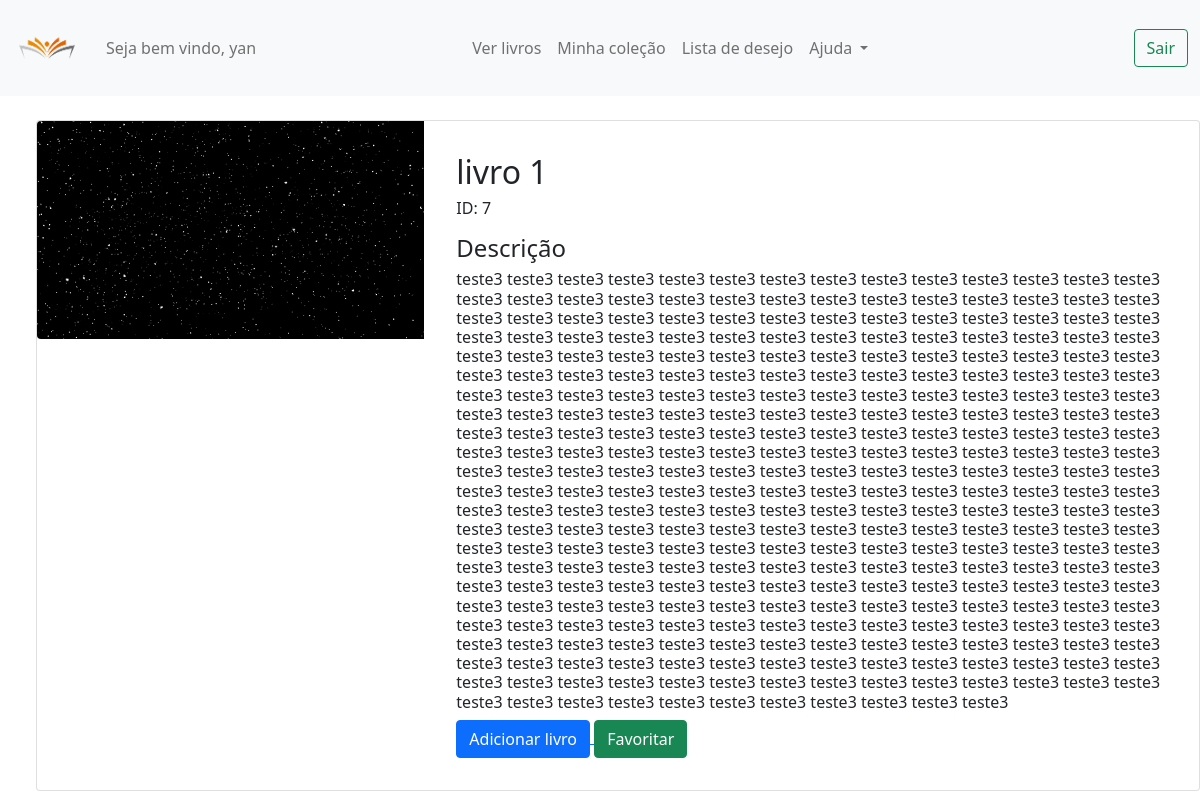
The app's page /7 (signed in) with its own data.
### paginas/models.py (models this page shows, shortened)
class Livros(models.Model):
    nome = models.CharField(max_length=80)
    editora = models.CharField(max_length=80)
    descricao = models.TextField(blank=True)
    ano_Lancamento = models.DateTimeField(default=timezone.now)
    categoria = models.ForeignKey(Categoria, on_delete=models.DO_NOTHING)
    mostrar = models.BooleanField(default=True)
    foto = models.ImageField(blank=True, upload_to='fotos/%y/%m/')

### paginas/views.py (the view)
# urls.py: path('<int:livros_id>',views.abre_livro, name='abre_livro'),
@login_required(redirect_field_name='login')
def abre_livro(request, livros_id):
    livro = get_object_or_404(Livros, id=livros_id)
    return render(request, 'paginas/abre_livro.html', {
        'livro': livro
    })

### paginas/templates/paginas/abre_livro.html
{%extends 'base.html'%}
{% load static %}
{%block conteudo%}
<div style="position:absolute ;padding-top: 2%; left: 3%">
    <div class="card mb-3">
        <div class="row g-0">
            {% if livro.foto %}
            <div class="col-md-4">
                <img src="{{ livro.foto.url }}" class="img-fluid rounded-start" alt="...">
            </div>
            {% endif %}
            <div class="col-md-8">
                <div class="card-body">
                    <div class="card-body">
                        <h2>{{ livro.nome }}</h2>
                        <h6>ID: {{ livro.id }}</h6>
                        <h4 style="padding-top: 1%">Descrição</h4>
                        <h6>{{ livro.descricao }}</h6>
                        <a href="#">
                            <button type="button" class="btn btn-primary">Adicionar livro</button>
                        </a>
                        <a href="#">
                            <button type="button" class="btn btn-success">Favoritar</button>
                        </a>
                    </div>
                </div>
            </div>
        </div>
    </div>
</div>
{%endblock%}

### templates/base.html (shortened to what this page needs)
{% load static %}
<!DOCTYPE html>
<html lang="pt" xmlns="http://www.w3.org/1999/html">
<head>
    <link href="https://cdn.jsdelivr.net/npm/bootstrap@5.1.3/dist/css/bootstrap.min.css" rel="stylesheet">
</head>
<body>
<nav class="navbar navbar-expand-lg navbar-light bg-light">
    <div class="container-fluid">
        <a class="navbar-brand"  href="{% url 'index' %}"><img style="height: 70px" src="{% static 'images/logo.png' %}" alt="Logo"></a>
        <div class="collapse navbar-collapse" id="navbarSupportedContent">
            <ul class="navbar-nav me-auto mb-2 mb-lg-0">
                <li class="nav-item">
                    <a class="nav-link " aria-current="page" href="{% url 'profile' %}">Seja bem vindo, {{user}}</a>
                </li>
                <a style="padding-right: 200px"></a>
                <li class="nav-item">
                    <a class="nav-link " aria-current="page" href="{% url 'ver_livros' %}">Ver livros</a>
                </li>
                <li class="nav-item">
                    <a class="nav-link" href="{% url 'minha_colecao' %}">Minha coleção</a>
                </li>
                <li class="nav-item">
                    <a class="nav-link" href="{% url 'lista_desejo' %}">Lista de desejo</a>
                </li>
                <li class="nav-item dropdown">
                    <a class="nav-link dropdown-toggle" href="#" id="navbarDropdown" role="button" data-bs-toggle="dropdown" aria-expanded="false">
                        Ajuda
                    </a>
                </li>
            </ul>
            <form class="d-flex" action="{% url 'login'%}">
                <button class="btn btn-outline-success" type="submit">Sair</button>
            </form>
        </div>
    </div>
</nav>
{%block conteudo%}{%endblock%}
</body>
</html>

### records on screen
Livros: foto (picture), nome "livro 1", id "7", descricao "teste3 teste3 teste3 teste3 teste3 teste3 teste3 teste3 teste3 teste3 teste3 teste3 teste3 teste3 teste3 teste3 teste3 teste3 teste3 teste3 teste3 teste3 teste3 teste3 teste3 teste3 teste3 teste3 teste3 teste3 teste3 teste3 teste3 teste3 teste3 teste3 teste3 teste3 teste3 teste3 teste3 teste3 teste3 teste3 teste3 teste3 teste3 teste3 teste3 teste3 teste3 teste3 teste3 teste3 teste3 teste3 teste3 teste3 teste3 teste3 teste3 teste3 teste3 teste3 teste3 teste3 teste3 teste3 teste3 teste3 teste3 teste3 teste3 teste3 teste3 teste3 teste3 teste3 teste3 teste3 teste3 teste3 teste3 teste3 teste3 teste3 teste3 teste3 teste3 teste3 teste3 teste3 teste3 teste3 teste3 teste3 teste3 teste3 teste3 teste3…"

### other values on screen
{{ user }} "yan"
